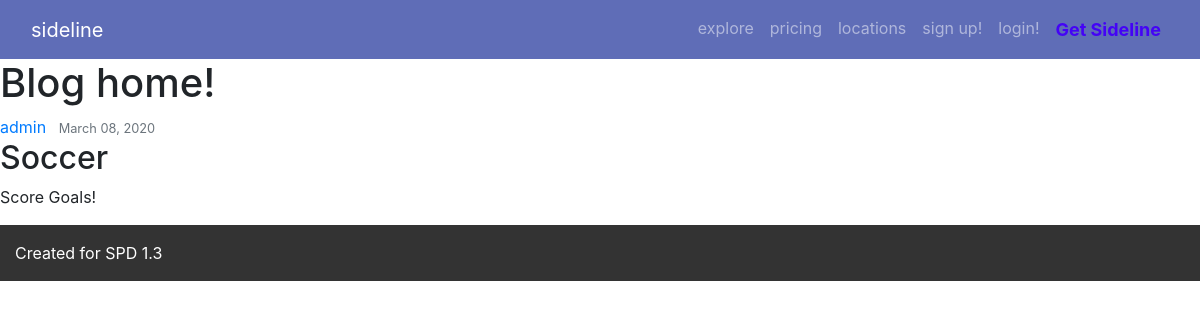
Page /hobbies/2/ on the committed database.
### hobbies/models.py (models this page shows, shortened)
class Hobbies(models.Model):
    title = models.CharField(max_length=100)
    content = models.TextField()
    date_posted = models.DateTimeField(default=timezone.now)
    author = models.ForeignKey(User, on_delete=models.CASCADE)

### hobbies/views.py (the view)
# urls.py: path('hobbies/<int:pk>/', HobbiesDetailView.as_view(), name='hobbies-detail'),
class HobbiesDetailView(DetailView):
    model = Hobbies

### hobbies/templates/hobbies/hobbies_detail.html (shortened to what this page needs)
{% extends "hobbies/base.html" %}
{% block content %}
    <h1>Blog home!</h1>
        <article class="media content-section">
            <div class="media-body">
                <div class="article-metadata">
                    <a class="mr-2" href="#">{{ object.author }}</a>
                    <small class="text-muted">{{ object.date_posted|date:"F d, Y" }}</small>
                </div>
                <h2 class="article-title">{{ object.title }}</h2>
                <p class="article-content">{{ object.content }}</p>
            </div>
        </article>
{% endblock content %}

### rows in the picture
Hobbies: author "admin", date_posted "March 08, 2020", title "Soccer", content "Score Goals!"
